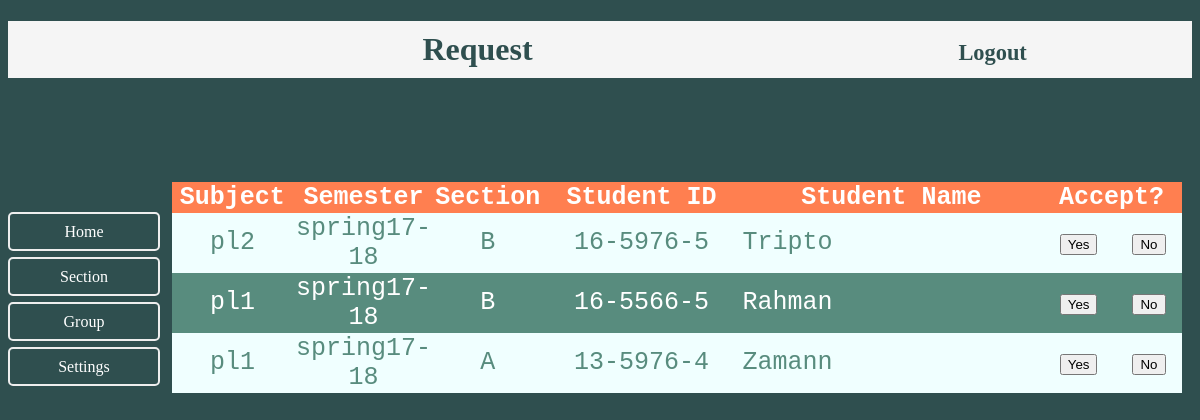
Page /section_joining_request.php (signed in) on the committed database.
### tables this page shows
CREATE TABLE `section_join_table` (
  `faculty` varchar(150) NOT NULL,
  `semester` varchar(100) NOT NULL,
  `subject` varchar(150) NOT NULL,
  `section` varchar(50) NOT NULL,
  `student_name` varchar(150) NOT NULL,
  `student_id` varchar(100) NOT NULL
);

### section_joining_request.php (the view, shortened to what this page needs)
<?php
	if(!isset($_COOKIE['user']) )
	{
		header('location: faculty_login.php');
	}
	else
	{
		?>
		<!DOCTYPE html>
		<html lang="en-US">
		<head>
			<link rel="stylesheet" type="text/css" href="faculty_properties.css">
			<link rel="stylesheet" type="text/css" href="faculty_properties_home.css">
			<link rel="stylesheet" type="text/css" href="textbox.css">
			<link rel="stylesheet" type="text/css" href="table.css">
	</head>
	<body style="background-color:darkslategrey;">
		<h1 id="myHeader" title="Change Password" style="padding-left: 35%;"> Request <a style="color:darkslategrey;font-size: 70%; padding-left: 55%; " href="faculty_logout_verification.php" >Logout</a></h1>
		<?php
		require "faculty_menu.php";
		?>
		<form method="post" action="">
			<div style="margin-left:15%;padding: 1px;">
			</div>
		</form>
		<div style="margin-left:13%;padding-left: 10px; padding-right: 10px;padding-top: 80px;">
			<table>
				<tr>
					<th width="12%">Subject</th>
					<th width="14%">Semester</th>
					<th width="10%">Section</th>
					<th width="20%">Student ID</th>
					<th width="30%">Student Name</th>
					<th colspan="2" width="14%">Accept?</th>
				</tr>
				<?php
				$conn = DBconnection();
				$sql= "SELECT * from section_join_table";
				$result = mysqli_query($conn, $sql);
				while($row = mysqli_fetch_assoc($result)){
					if($row['faculty']==$_COOKIE['user'])
					{
						?>
						<tr>
							<td><?php echo $row["subject"]; ?></td>
							<td><?php echo $row["semester"]; ?></td>
							<td><?php echo $row["section"]; ?></td>
							<td><?php echo $row["student_id"]; ?></td>
							<td style="text-align: left";><?php echo $row["student_name"]; ?></td>
							<td onclick="accept(this)" id="<?php echo $row["student_id"]; ?>"> <input type="button" name="accept" value="Yes"> </td>
							<td onclick="reject(this)" id="<?php echo $row["student_id"]; ?>"> <input type="button" name="reject" value="No"> </td>
						</tr>
						<?php
					}
				}
				?>
			</table>
		</div>
	</body>
	</html>
	<?php
}
?>

### table.css (style rules this page uses)
table { border-collapse: collapse; width: 100%; color: white; font-family: monospace; font-size: 25px; text-align: center; background-color: #588c7e; }
th { background-color:coral; color: white; }
tr:nth-child(even) { background-color:azure; color: #588c7e; }

### faculty_properties_code.css (style rules this page uses)
#myHeader { background-color: whitesmoke; color: darkslategrey; padding: 10px; position: center; font-size: 200%; }
a:link { color: cornflowerblue; background-color: transparent; text-decoration: none; }

### rows in the picture
section_join_table: subject "pl2", semester "spring17-18", section "B", student "16-5976-5", student_name "Tripto"
section_join_table: subject "pl1", semester "spring17-18", section "B", student "16-5566-5", student_name "Rahman"
section_join_table: subject "pl1", semester "spring17-18", section "A", student "13-5976-4", student_name "Zamann"
